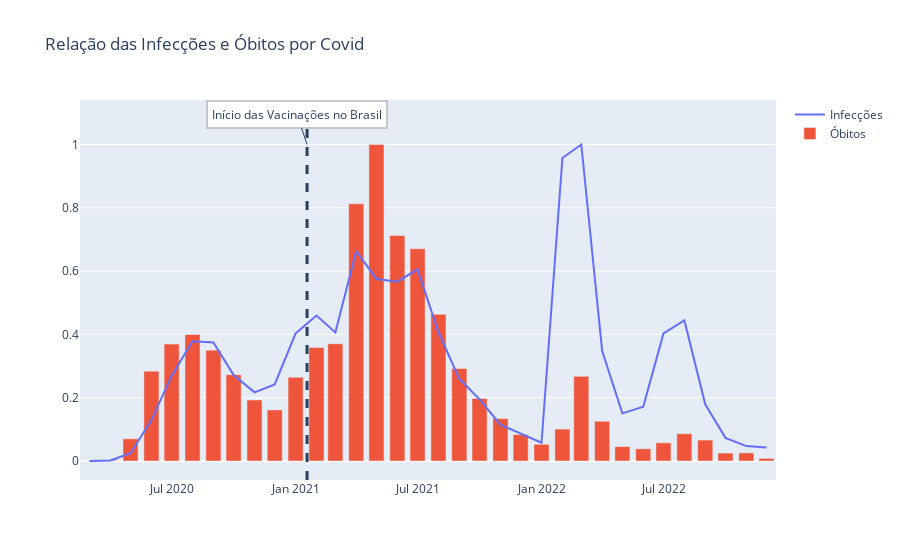

Notebook cell for this chart:
### Code cell
# Plotando:
fig = go.Figure()
fig = fig.add_trace(go.Scatter(x = scaled_months.index,
                               y = scaled_months["newCases"], 
                               name = "Infecções"))

fig = fig.add_trace(go.Bar(x = scaled_months.index,
                           y = scaled_months["newDeaths"], 
                           name = "Óbitos"))

fig.add_vline(x='2021-01-17', line_width=3, line_dash="dash")

fig.add_annotation(x="2021-01-17", y = 1,
            text="Início das Vacinações no Brasil",
            bordercolor="#c7c7c7",
            borderwidth=2,
            borderpad=4,
            bgcolor= "#FFFFFF")

fig.update_layout(
    title='Relação das Infecções e Óbitos por Covid'
)

fig.show()
